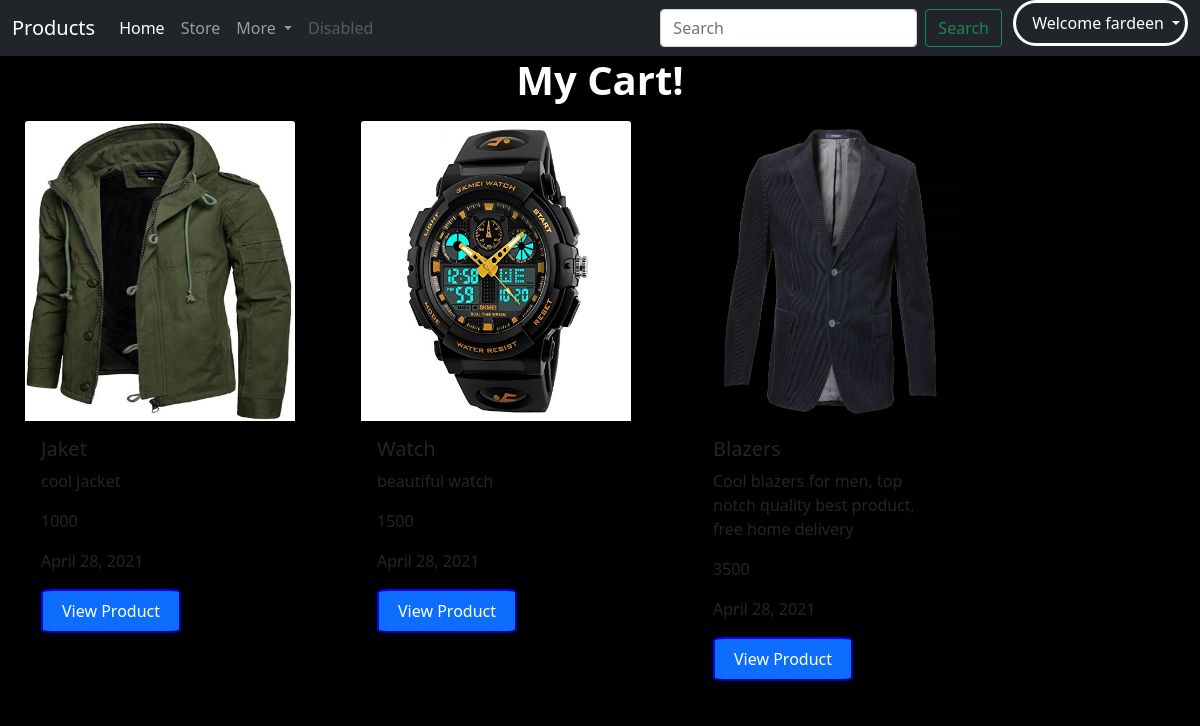
The page /shop/cart (signed in) on the database its author committed.
### shop/models.py (models this page shows)
class usercart(models.Model):
    username=models.CharField(max_length=255)
    pr_id=models.AutoField
    pr_name=models.CharField(max_length=250)
    pr_date=models.DateField()
    pr_desc=models.CharField(max_length=500)
    pr_price=models.IntegerField()
    pr_img=models.ImageField(upload_to="shop/image")
    Model=models.CharField(max_length=266)
    color=models.CharField(max_length=266,default='Black')

### shop/views.py (the view, shortened to what this page needs)
# urls.py: path('cart',views.cart,name='cart'),
def cart(request):
    cruser=User.objects.get(username=request.user)
    product=usercart.objects.filter(username=cruser)
    return render(request,'shop/cart.html',{'product':product})

### shop/templates/shop/cart.html (shortened to what this page needs)
<!doctype html>
<html lang="en">
  {% load static %}
    <link href="https://cdn.jsdelivr.net/npm/bootstrap@5.0.0-beta2/dist/css/bootstrap.min.css" rel="stylesheet">
    <link rel="stylesheet" href={% static 'css/index.css' %}>
  </head>
 <body style="background-color:black">
  {% load static %}
  <nav class="navbar navbar-expand-lg navbar-dark bg-dark">
        <div class="container-fluid">
          <a class="navbar-brand" href="#">Products</a>
          <div class="collapse navbar-collapse" id="navbarSupportedContent">
            <ul class="navbar-nav me-auto mb-2 mb-lg-0">
              <li class="nav-item">
                <a class="nav-link active" aria-current="page" href="/">Home</a>
              </li>
              <li class="nav-item">
                <a class="nav-link" href="#">Store</a>
              </li>
              <li class="nav-item dropdown">
                <a class="nav-link dropdown-toggle" href="#" id="navbarDropdown" role="button" data-bs-toggle="dropdown" aria-expanded="false">
                  More
                </a>
              </li>
              <li class="nav-item">
                <a class="nav-link disabled" href="#" tabindex="-1" aria-disabled="true">Disabled</a>
              </li>
            </ul>
            <form class="d-flex">
              <input class="form-control me-2" type="search" placeholder="Search" aria-label="Search">
              <button class="btn btn-outline-success" type="submit">Search</button>
            </form>
            {% if user.is_authenticated %}
            <li class="nav-item dropdown">
                <a style='color:white;margin-top:-18%;margin-left:6%;border:solid;border-radius:25px;' class="nav-link dropdown-toggle" href="#" id="navbarDropdown" role="button" data-bs-toggle="dropdown" aria-expanded="false">
                  Welcome {{request.user}}
                </a>
              </li>
            {% endif %}
          </div>
        </div>
    </nav>
<center><h1 style="color:white"><b>My Cart!</h1></b></center>
    <div class="row">
    {% for product in product %}
<div class="card my-2 mx-4" style="width: 18rem;background-color:black;">
  <img class="card-img-top"style='width:270px;height:300px;' src="/media/{{product.pr_img}}" alt="Card image cap">
  <div class="card-body">
    <h5 class="card-title">{{product.pr_name}}</h5>
    <p class="card-text">{{product.pr_desc}}</p>
    <p class="card-text">{{product.pr_price}}</p>
    <p class="card-text">{{product.pr_date}}</p>
    <button style='border-radius: 8%;
    border-color: blue;
    background: #0D6EFD;' data-Category='{{product.id}}'>
    <a href="{%url 'cartview' product.id %}" class="btn btn-primary">View Product</a>
  </div>
</div>
  {% endfor %}
</div>
  </body>
</html>

### rows shown on the page
usercart: pr_img (picture), pr_name "Jaket", pr_desc "cool jacket", pr_price "1000", pr_date "April 28, 2021"
usercart: pr_img (picture), pr_name "Watch", pr_desc "beautiful watch", pr_price "1500", pr_date "April 28, 2021"
usercart: pr_img (picture), pr_name "Blazers", pr_desc "Cool blazers for men, top notch quality best product, free home delivery", pr_price "3500", pr_date "April 28, 2021"

### other values the page prints
{{ request.user }} "fardeen"
